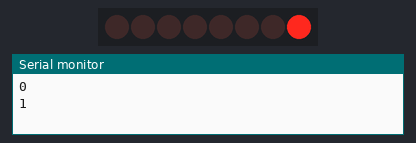
A sketch run on a simulated Arduino Uno, built with avr-gcc and run on an emulated ATmega328P. On the bench: 8 shift-register outputs drawn as a row of LEDs (first output left, lit = HIGH), the last lines printed to the serial monitor. Wiring (inferred from the names in the program): shift register (74HC595): data pin 12; shift clock pin 9; latch pin 11. Wiring (inferred from the signals the program sends): row of LEDs: on Q0, Q1, Q2, Q3, Q4, Q5, Q6, Q7.

Above: at 0.15 s.
At 5.06 s:
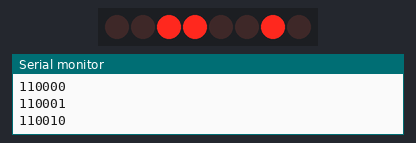
At 10.09 s:
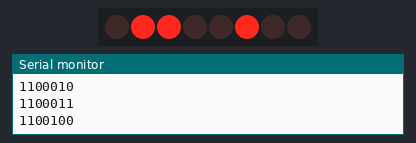
At 20.04 s:
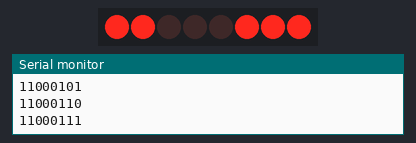
At 29.98 s:
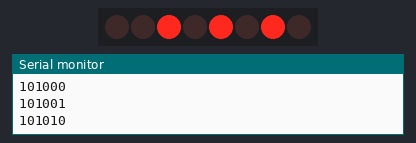
At 39.94 s:
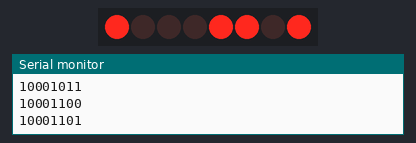
Timing chart, 0 to 40.0 s (numbered marks = the images above):
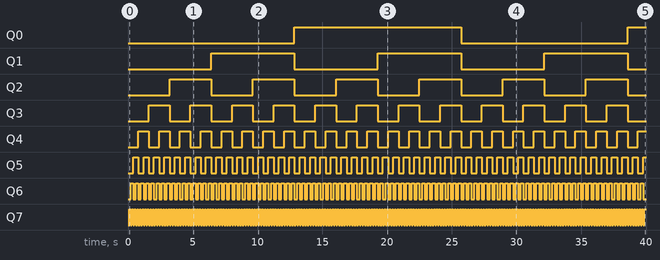

The sketch:

BinaryCounterShiftReg.ino
```cpp
int latchPin=11;
int clockPin=9;
int dataPin=12;
int dt=100;

byte LED1s=0b00000000;


void setup() {
  // put your setup code here, to run once:
Serial.begin(9600);
pinMode(latchPin,OUTPUT);
pinMode(dataPin,OUTPUT);
pinMode(clockPin,OUTPUT);
}

void loop() {
  // put your main code here, to run repeatedly:
digitalWrite(latchPin,LOW);
shiftOut(dataPin,clockPin,LSBFIRST,LED1s);
digitalWrite(latchPin,HIGH);

Serial.println(LED1s,BIN);
delay(dt);
LED1s=LED1s+1;
}
```

Measured:
- by itself, Q0: LOW → HIGH at 12.9 s, → LOW 12.9 s later, → HIGH 12.9 s later
- by itself, Q1: alternates HIGH for 6.4 s and LOW for 6.4 s
- by itself, Q2: alternates HIGH for 3.2 s and LOW for 3.2 s
- by itself, Q3: alternates HIGH for 1.6 s and LOW for 1.6 s
- by itself, Q4: alternates HIGH for 0.80 s and LOW for 0.80 s
- by itself, Q5: alternates HIGH for 0.40 s and LOW for 0.40 s
- by itself, Q6: alternates HIGH for 0.20 s and LOW for 0.20 s
- by itself, Q7: alternates HIGH for 0.10 s and LOW for 0.10 s
